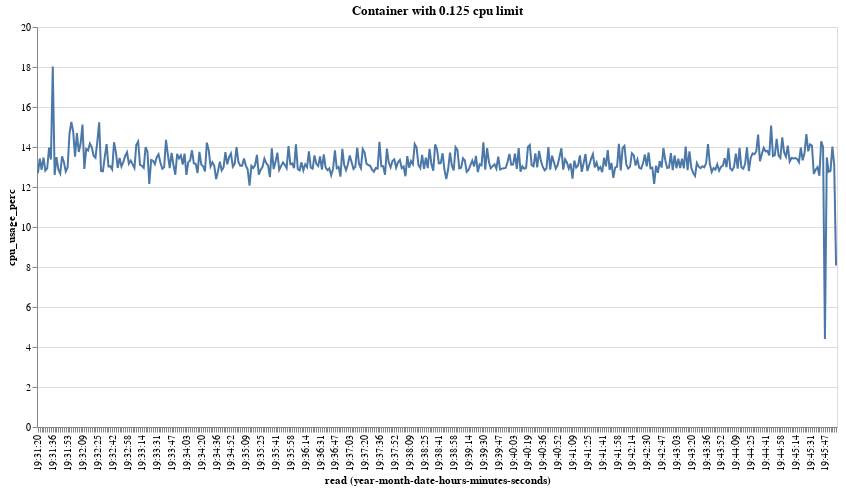

This figure's notebook cell:
### Code cell
chart = generate_chart(run_with_num_cpu(0.125))
print_relevant_logs()
chart

### Figure 1 — Vega-Lite specification as saved in the notebook (floating-point values rounded to 4 significant figures; data arrays with more than 128 entries replaced by an {"elided": "..."} marker saying what was removed)
{"$schema": "https://vega.github.io/schema/vega-lite/v4.17.0.json", "config": {"view": {"continuousHeight": 300, "continuousWidth": 400}}, "data": {"name": "data-7666e4186910dc0954178c90dde2f686"}, "datasets": {"data-7666e4186910dc0954178c90dde2f686": {"elided": "431 records"}}, "encoding": {"x": {"axis": {"format": "%H:%M:%S", "labelAngle": -90}, "field": "read", "timeUnit": "yearmonthdatehoursminutesseconds", "type": "ordinal"}, "y": {"field": "cpu_usage_perc", "type": "quantitative"}}, "height": 400, "mark": "line", "title": "Container with 0.125 cpu limit", "width": 800}
